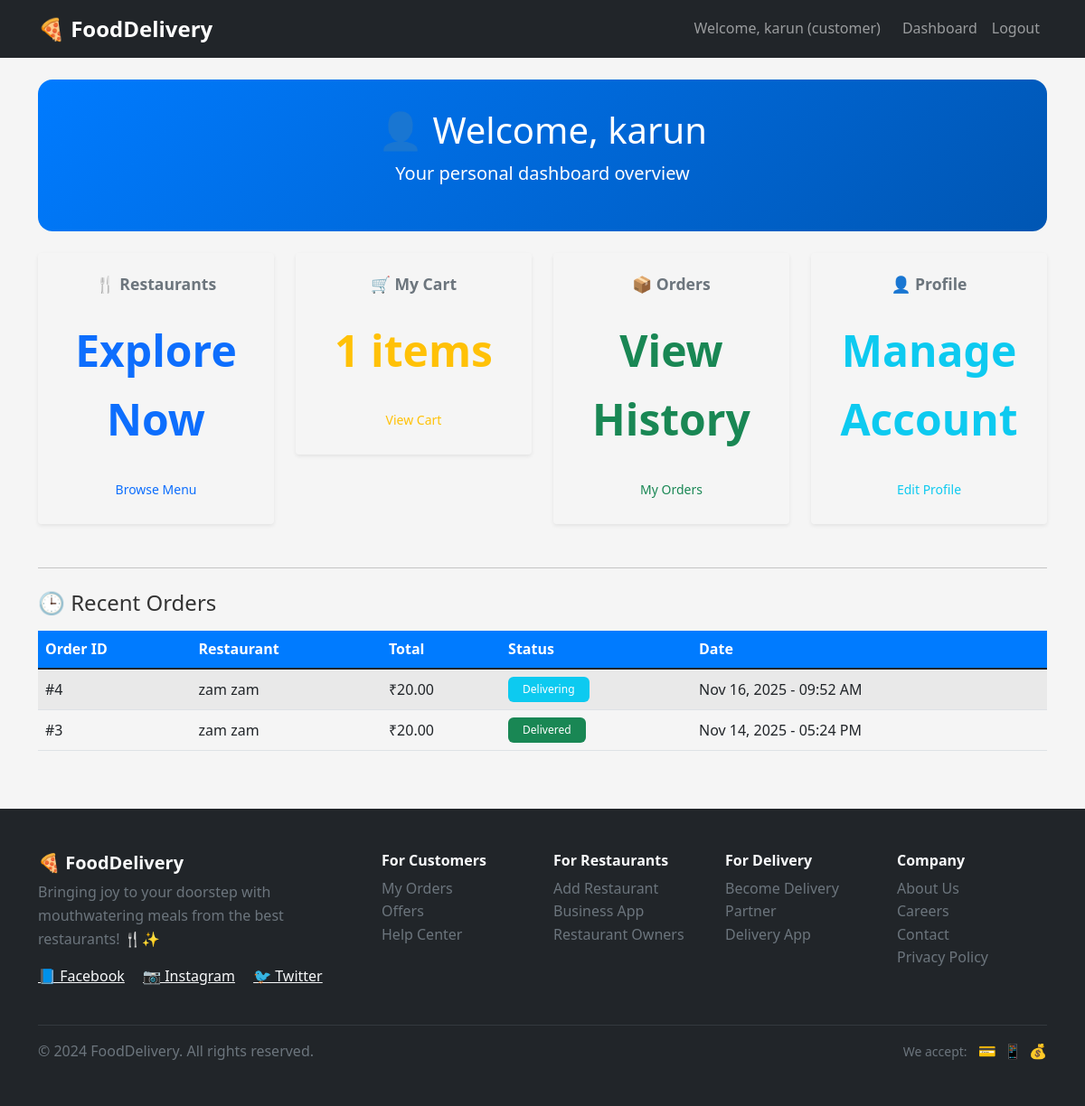
The app's page /fooddelivery/customer/dashboard/ (signed in) with its own data.
### foodapp/models.py (models this page shows, shortened)
class CustomUser(AbstractUser):
    username = models.CharField(max_length=20, unique=True)
    email = models.EmailField(unique=True)
    phone_number = models.CharField(max_length=10,default='0000000000')
    address = models.TextField(max_length=100, blank=True, null=True)
    ROLE_CHOICES = (
        ('admin', 'Admin'),
        ('customer', 'Customer'),
        ('restaurant', 'Restaurant'),
        ('delivery', 'Delivery Partners'),
    )
    role = models.CharField(max_length=10, choices=ROLE_CHOICES, default='customer')
    is_verified = models.BooleanField(default=False)

class Order(models.Model):
    STATUS_CHOICES = [
        ('pending', 'Pending'),
        ('available', 'Available for Delivery'),
        ('accepted', 'Accepted by Restaurant'),
        ('assigned', 'Assigned to Delivery'),
        ('delivering', 'Out for Delivery'),
        ('delivered', 'Delivered'),
        ('cancelled', 'Cancelled'),
    ]
    customer = models.ForeignKey(CustomUser, on_delete=models.CASCADE, limit_choices_to={'role': 'customer'})
    restaurant = models.ForeignKey(RestaurantProfile, on_delete=models.CASCADE)
    delivery_partner = models.ForeignKey(CustomUser, null=True, blank=True, on_delete=models.SET_NULL, related_name='deliveries', limit_choices_to={'role': 'delivery'})
    total_amount = models.DecimalField(max_digits=10, decimal_places=2, default=0)
    status = models.CharField(max_length=20, choices=STATUS_CHOICES, default='pending')
    created_at = models.DateTimeField(auto_now_add=True)

class RestaurantProfile(models.Model):
    user = models.OneToOneField(CustomUser, on_delete=models.CASCADE, limit_choices_to={'role': 'restaurant'})
    name = models.CharField(max_length=255)
    address = models.TextField(max_length=100,blank=True)
    phone = models.CharField(max_length=15)
    image = models.ImageField(upload_to='restaurants/', blank=True, null=True)
    is_approved = models.BooleanField(default=False)

### foodapp/views.py (the view)
# urls.py: path('customer/dashboard/', customer_dashboard, name='customer_dashboard'),
@login_required(login_url='login')
def customer_dashboard(request):
    if request.user.role != 'customer':
        messages.error(request, "You are not authorized to access customer dashboard.")
        return redirect('dashboard')
    recent_orders = Order.objects.filter(customer=request.user).order_by('-created_at')[:5]
    cart_items_count = CartItem.objects.filter(
        cart__customer=request.user,
        cart__is_active=True
    ).count()
    return render(request, 'customer_dashboard.html', {
        'recent_orders': recent_orders,
        'cart_items_count': cart_items_count,
    })

### Templates/customer_dashboard.html (shortened to what this page needs)
{% extends 'base.html' %}
{% block content %}
<div class="dashboard-header text-center mb-4">
    <h1>👤 Welcome, {{ user.username }}</h1>
    <p class="lead">Your personal dashboard overview</p>
</div>
<div class="dashboard-stats mb-5">
    <div class="row g-4 text-center">
        <div class="col-md-3">
            <div class="stat-card p-4 shadow-sm rounded">
                <h5 class="stat-label">🍴 Restaurants</h5>
                <p class="stat-number text-primary">Explore Now</p>
                <a href="{% url 'view_menu' %}" class="btn btn-outline-primary btn-sm mt-2">Browse Menu</a>
            </div>
        </div>
        <div class="col-md-3">
            <div class="stat-card p-4 shadow-sm rounded">
                <h5 class="stat-label">🛒 My Cart</h5>
                <p class="stat-number text-warning">{{ cart_items_count }} items</p>
                <a href="{% url 'view_cart' %}" class="btn btn-outline-warning btn-sm mt-2">View Cart</a>
            </div>
        </div>
        <div class="col-md-3">
            <div class="stat-card p-4 shadow-sm rounded">
                <h5 class="stat-label">📦 Orders</h5>
                <p class="stat-number text-success">View History</p>
                <a href="{% url 'customer_orders' %}" class="btn btn-outline-success btn-sm mt-2">My Orders</a>
            </div>
        </div>
        <div class="col-md-3">
            <div class="stat-card p-4 shadow-sm rounded">
                <h5 class="stat-label">👤 Profile</h5>
                <p class="stat-number text-info">Manage Account</p>
                <a href="{% url 'customer_profile' %}" class="btn btn-outline-info btn-sm mt-2">Edit Profile</a>
            </div>
        </div>
    </div>
</div>
<hr>
<div class="recent-orders mt-4">
    <h4 class="mb-3">🕒 Recent Orders</h4>
    {% if recent_orders %}
    <div class="table-responsive">
        <table class="table table-striped table-hover align-middle">
            <thead class="table-light">
                <tr>
                    <th>Order ID</th>
                    <th>Restaurant</th>
                    <th>Total</th>
                    <th>Status</th>
                    <th>Date</th>
                </tr>
            </thead>
            <tbody>
                {% for order in recent_orders %}
                <tr>
                    <td>#{{ order.id }}</td>
                    <td>{{ order.restaurant.name }}</td>
                    <td>₹{{ order.total_amount }}</td>
                    <td>
                        {% if order.status == 'pending' %}
                            <span class="badge bg-warning text-dark">Pending</span>
                        {% elif order.status == 'delivered' %}
                            <span class="badge bg-success">Delivered</span>
                        {% elif order.status == 'cancelled' %}
                            <span class="badge bg-danger">Cancelled</span>
                        {% else %}
                            <span class="badge bg-info">{{ order.status|title }}</span>
                        {% endif %}
                    </td>
                    <td>{{ order.created_at|date:"M d, Y - h:i A" }}</td>
                </tr>
                {% endfor %}
            </tbody>
        </table>
    </div>
    {% else %}
    <p class="text-muted">No recent orders found.</p>
    {% endif %}
</div>
{% endblock %}

### Templates/base.html (shortened to what this page needs)
<!DOCTYPE html>
<html lang="en">
<head>
    <link href="https://cdn.jsdelivr.net/npm/bootstrap@5.1.3/dist/css/bootstrap.min.css" rel="stylesheet">
    <link href="/static/css/style.css" rel="stylesheet">
</head>
<body>
    <nav class="navbar navbar-expand-lg navbar-dark bg-dark">
        <div class="container">
            <a class="navbar-brand" href="{% url 'home' %}">🍕 FoodDelivery</a>
            <div class="navbar-nav ms-auto">
                {% if user.is_authenticated %}
                    <span class="navbar-text me-3">Welcome, {{ user.username }} ({{ user.role }})</span>
                    <a class="nav-link" href="{% url 'dashboard' %}">Dashboard</a>
                    <a class="nav-link" href="{% url 'logout' %}">Logout</a>
                {% else %}
                    <a class="nav-link" href="{% url 'login' %}">Login</a>
                    <a class="nav-link" href="{% url 'register_customer' %}">Register</a>
                {% endif %}
            </div>
        </div>
    </nav>
    <main class="container mt-4">
        {% block content %}
        {% endblock %}
    </main>
    <footer class="bg-dark text-light mt-5">
        <div class="container py-5">
            <div class="row">
                <div class="col-md-4 mb-4">
                    <h5 class="fw-bold">🍕 FoodDelivery</h5>
                    <p class="text-muted">Bringing joy to your doorstep with mouthwatering meals from the best restaurants! 🍴✨</p>
                    <div class="social-links">
                        <a href="#" class="text-light me-3">📘 Facebook</a>
                        <a href="#" class="text-light me-3">📷 Instagram</a>
                        <a href="#" class="text-light">🐦 Twitter</a>
                    </div>
                </div>
                <div class="col-md-2 mb-4">
                    <h6 class="fw-bold">For Customers</h6>
                    <ul class="list-unstyled">
                        <li><a href="#" class="text-muted text-decoration-none">My Orders</a></li>
                        <li><a href="#" class="text-muted text-decoration-none">Offers</a></li>
                        <li><a href="#" class="text-muted text-decoration-none">Help Center</a></li>
                    </ul>
                </div>
                <div class="col-md-2 mb-4">
                    <h6 class="fw-bold">For Restaurants</h6>
                    <ul class="list-unstyled">
                        <li><a href="{% url 'register_restaurant' %}" class="text-muted text-decoration-none">Add Restaurant</a></li>
                        <li><a href="#" class="text-muted text-decoration-none">Business App</a></li>
                        <li><a href="#" class="text-muted text-decoration-none">Restaurant Owners</a></li>
                    </ul>
                </div>
                <div class="col-md-2 mb-4">
                    <h6 class="fw-bold">For Delivery</h6>
                    <ul class="list-unstyled">
                        <li><a href="{% url 'register_delivery' %}" class="text-muted text-decoration-none">Become Delivery Partner</a></li>
                        <li><a href="#" class="text-muted text-decoration-none">Delivery App</a></li>
                    </ul>
                </div>
                <div class="col-md-2 mb-4">
                    <h6 class="fw-bold">Company</h6>
                    <ul class="list-unstyled">
                        <li><a href="#" class="text-muted text-decoration-none">About Us</a></li>
                        <li><a href="#" class="text-muted text-decoration-none">Careers</a></li>
                        <li><a href="#" class="text-muted text-decoration-none">Contact</a></li>
                        <li><a href="#" class="text-muted text-decoration-none">Privacy Policy</a></li>
                    </ul>
                </div>
            </div>
            <hr class="bg-secondary">
            <div class="row align-items-center">
                <div class="col-md-6">
                    <p class="text-muted mb-0">&copy; 2024 FoodDelivery. All rights reserved.</p>
                </div>
                <div class="col-md-6 text-md-end">
                    <div class="payment-methods">
                        <small class="text-muted">We accept:</small>
                        <span class="ms-2">💳</span>
                        <span class="ms-1">📱</span>
                        <span class="ms-1">💰</span>
                    </div>
                </div>
            </div>
        </div>
    </footer>
</body>
</html>

### static/css/style.css (style rules this page uses)
:root { --primary-color: #007bff; --secondary-color: #6c757d; --success-color: #28a745; --warning-color: #ffc107; --danger-color: #dc3545; --info-color: #17a2b8; --dark-color: #343a40; --light-color: #f8f9fa; }
* { margin: 0; padding: 0; box-sizing: border-box; }
body { font-family: 'Segoe UI', Tahoma, Geneva, Verdana, sans-serif; background-color: #f5f5f5; line-height: 1.6; color: #333; }
.navbar-brand { font-weight: bold; font-size: 1.5rem; }
.navbar-nav .nav-link { font-weight: 500; transition: color 0.3s ease; }
.btn { border-radius: 0.5rem; font-weight: 500; transition: all 0.3s ease; border: none; }
.dashboard-header { background: linear-gradient(135deg, var(--primary-color), #0056b3); color: white; padding: 2rem 0; margin-bottom: 2rem; border-radius: 1rem; text-align: center; }
.stat-card { border: none; border-radius: 1rem; transition: all 0.3s ease; text-align: center; padding: 2rem 1rem; min-height: 200px; display: flex; flex-direction: column; justify-content: center; }
.stat-number { font-size: 3rem; font-weight: bold; margin: 1rem 0; }
.stat-label { font-size: 1.1rem; color: var(--secondary-color); font-weight: 600; }
.badge { border-radius: 0.375rem; font-weight: 500; padding: 0.5rem 1rem; }
.table th { background-color: var(--primary-color); color: white; border: none; }

### records on screen
CustomUser: username "karun", role "customer"
Order: id "4", restaurant.name "zam zam", total_amount "20.00", status "Delivering", created_at "Nov 16, 2025 - 09:52 AM"
Order: id "3", restaurant.name "zam zam", total_amount "20.00", status "Delivered", created_at "Nov 14, 2025 - 05:24 PM"

### other values on screen
{{ cart_items_count }} "1"
